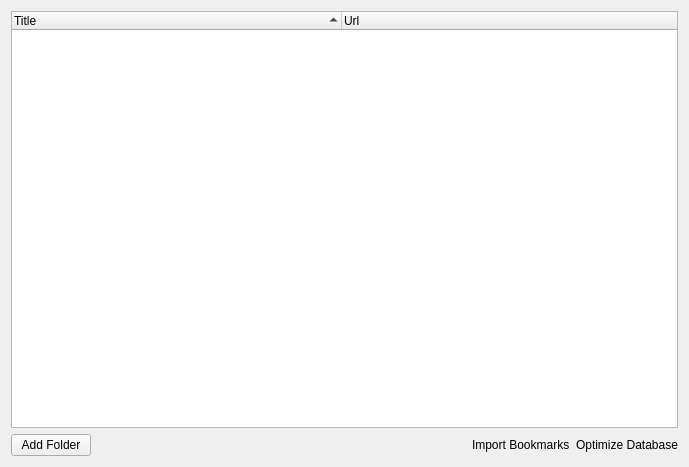
<?xml version="1.0" encoding="UTF-8"?>
<ui version="4.0">
 <class>BookmarksManager</class>
 <widget class="QWidget" name="BookmarksManager">
  <property name="geometry">
   <rect>
    <x>0</x>
    <y>0</y>
    <width>689</width>
    <height>467</height>
   </rect>
  </property>
  <property name="windowTitle">
   <string>Bookmarks</string>
  </property>
  <layout class="QGridLayout" name="gridLayout">
   <item row="0" column="0" colspan="7">
    <widget class="TreeWidget" name="bookmarksTree">
     <property name="contextMenuPolicy">
      <enum>Qt::CustomContextMenu</enum>
     </property>
     <property name="alternatingRowColors">
      <bool>true</bool>
     </property>
     <property name="sortingEnabled">
      <bool>true</bool>
     </property>
     <attribute name="headerDefaultSectionSize">
      <number>330</number>
     </attribute>
     <column>
      <property name="text">
       <string>Title</string>
      </property>
     </column>
     <column>
      <property name="text">
       <string>Url</string>
      </property>
     </column>
    </widget>
   </item>
   <item row="1" column="0" colspan="4">
    <widget class="QPushButton" name="addFolder">
     <property name="text">
      <string>Add Folder</string>
     </property>
    </widget>
   </item>
   <item row="1" column="4">
    <spacer name="horizontalSpacer">
     <property name="orientation">
      <enum>Qt::Horizontal</enum>
     </property>
     <property name="sizeHint" stdset="0">
      <size>
       <width>40</width>
       <height>20</height>
      </size>
     </property>
    </spacer>
   </item>
   <item row="1" column="6">
    <widget class="ClickableLabel" name="optimizeDb">
     <property name="cursor">
      <cursorShape>PointingHandCursor</cursorShape>
     </property>
     <property name="text">
      <string>Optimize Database</string>
     </property>
     <property name="html-link-look" stdset="0">
      <bool>true</bool>
     </property>
    </widget>
   </item>
   <item row="1" column="5">
    <widget class="ClickableLabel" name="importBookmarks">
     <property name="cursor">
      <cursorShape>PointingHandCursor</cursorShape>
     </property>
     <property name="text">
      <string>Import Bookmarks</string>
     </property>
     <property name="html-link-look" stdset="0">
      <bool>true</bool>
     </property>
    </widget>
   </item>
  </layout>
 </widget>
 <customwidgets>
  <customwidget>
   <class>TreeWidget</class>
   <extends>QTreeWidget</extends>
   <header>treewidget.h</header>
  </customwidget>
  <customwidget>
   <class>ClickableLabel</class>
   <extends>QLabel</extends>
   <header>clickablelabel.h</header>
  </customwidget>
 </customwidgets>
 <resources/>
 <connections/>
</ui>
